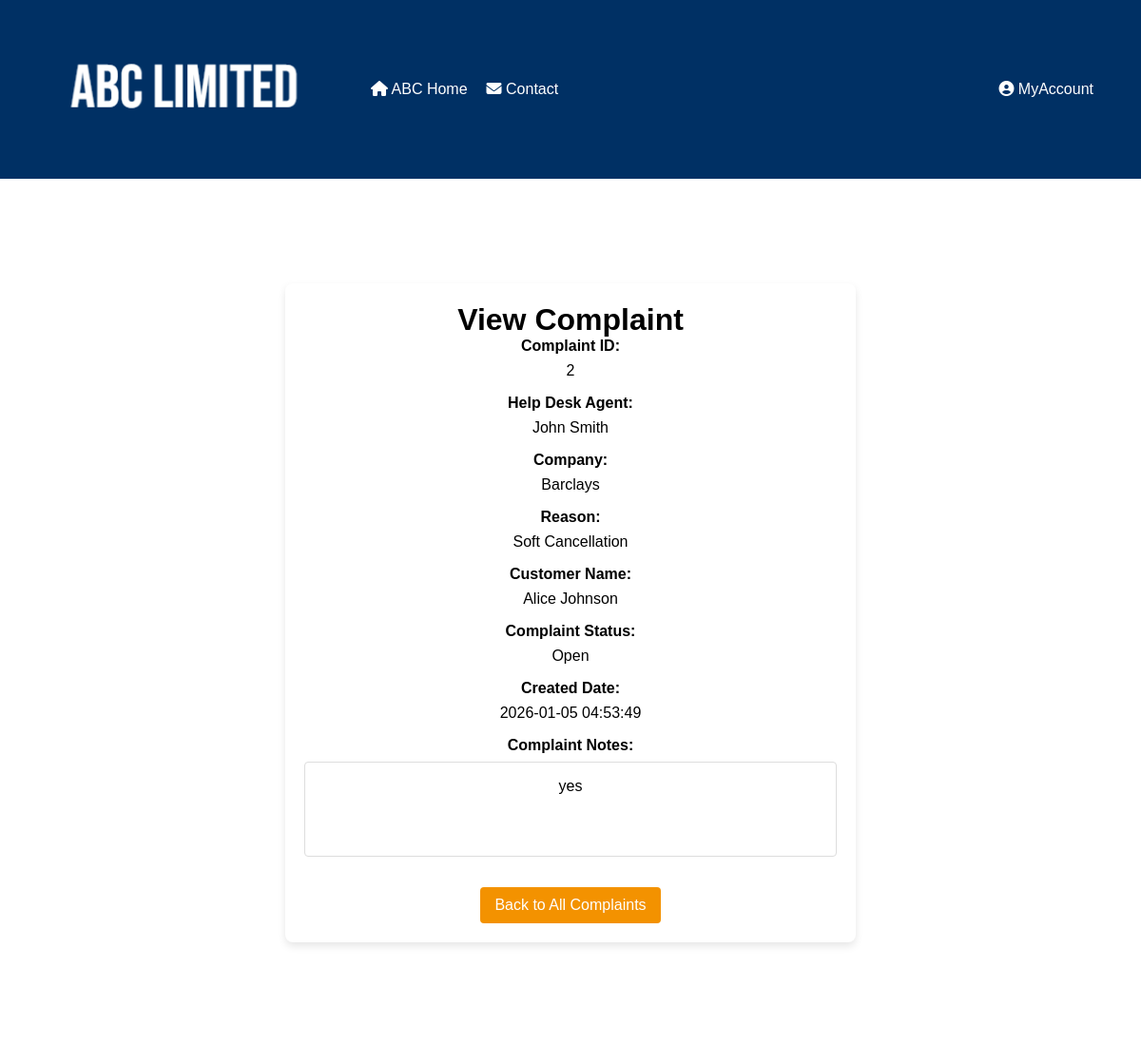
The app's page /php/ViewComplaint.php?uid=2, older data.
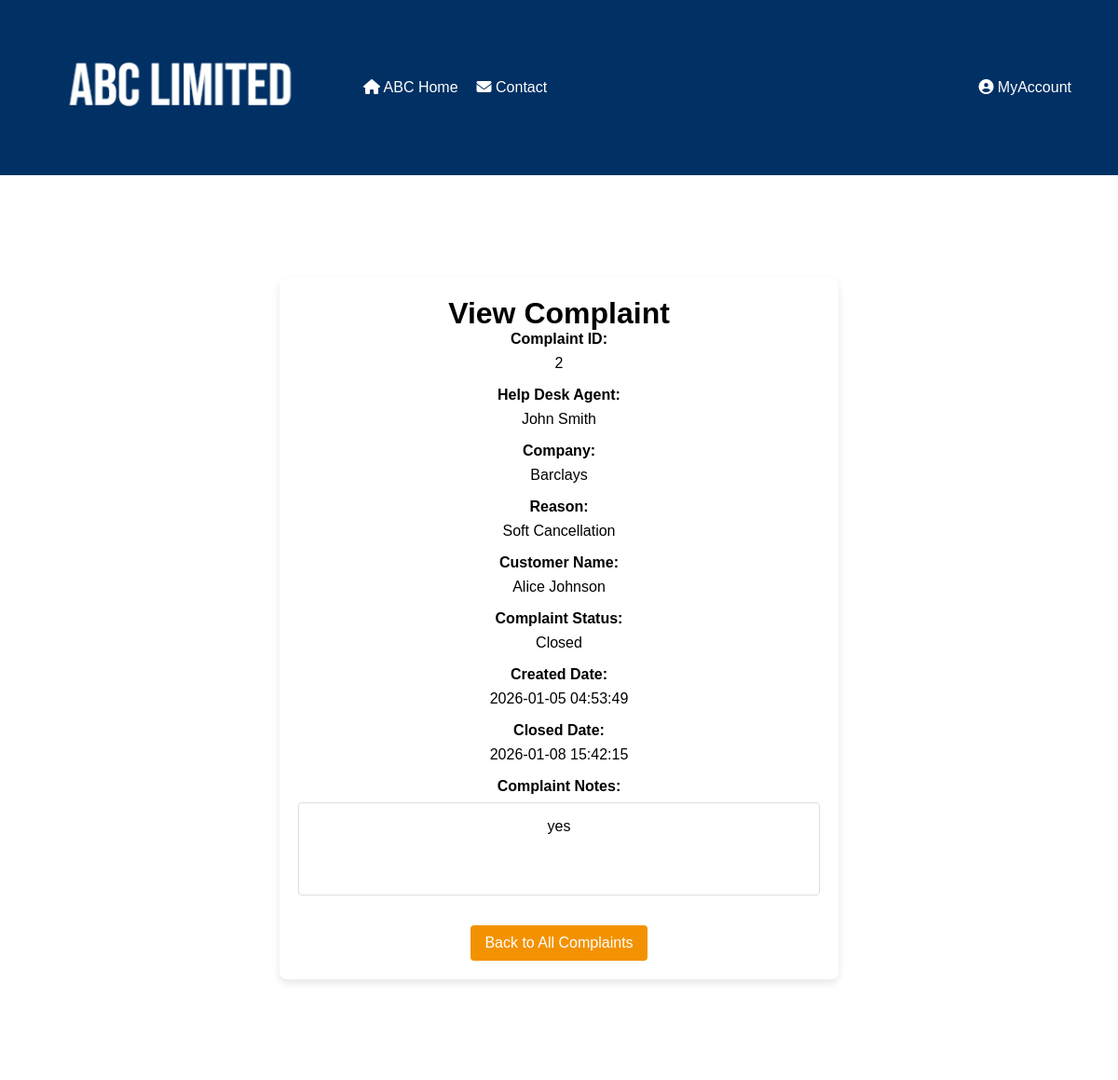
The same page, newer data.
### tables this page shows
CREATE TABLE "complaints" (
	"complaintID"	INTEGER,
	"userID"	INT NOT NULL,
	"companyID" INT NOT NULL,
	"reasonID"	INT NOT NULL,
	"description"	TEXT NOT NULL,
	"status"	INT NOT NULL CHECK("status" IN (0, 1)),
	"created"	TEXT CHECK("created" GLOB '????-??-?? ??:??:??'),
	"closed"	TEXT CHECK(("status" = 1 AND "closed" IS NULL) OR ("status" = 0 AND "closed" GLOB '????-??-?? ??:??:??')),
	"customerID"	INTEGER,
	PRIMARY KEY("complaintID" AUTOINCREMENT),
	FOREIGN KEY("customerID") REFERENCES "customers"("customerID") ON UPDATE CASCADE ON DELETE CASCADE,
	FOREIGN KEY("reasonID") REFERENCES "reasons"("reasonID") ON UPDATE CASCADE ON DELETE CASCADE,
	FOREIGN KEY("userID") REFERENCES "users"("userID") ON UPDATE CASCADE ON DELETE CASCADE,
	FOREIGN KEY("companyID") REFERENCES "company" ("companyID") ON UPDATE CASCADE ON DELETE CASCADE
);

CREATE TABLE "company" (
	"companyID"	INTEGER,
	"companyName"	TEXT NOT NULL,
	PRIMARY KEY("companyID" AUTOINCREMENT)
);

CREATE TABLE "reasons" (
	"reasonID"	INTEGER,
	"reason"	TEXT NOT NULL UNIQUE,
	PRIMARY KEY("reasonID")
);

CREATE TABLE "customers" (
	"customerID"	INTEGER,
	"name"	TEXT NOT NULL,
	"email"	TEXT NOT NULL CHECK("email" LIKE '%_@_%._%'),
	"password"	TEXT NOT NULL,
	PRIMARY KEY("customerID" AUTOINCREMENT)
);

### php/ViewComplaint.php (the view, shortened to what this page needs)
<?php
$complaintID = isset($_GET['uid']) ? $_GET['uid'] : null;
$complaintData = null;
$db = new SQLite3('../data/ABC_DBA.db');
if ($complaintID) {
    $stmt = $db->prepare("SELECT c.*,
                    co.companyName AS company_name,
                    r.reason AS reason_name,
                    cu.name AS customer_name,
                    u.fname || ' ' || u.lname AS user_name,
                    CASE WHEN c.status = 1 THEN 'Open' ELSE 'Closed' END AS status_text
                FROM complaints c
                LEFT JOIN reasons r ON c.reasonID = r.reasonID
                LEFT JOIN company co ON c.companyID = co.companyID
                LEFT JOIN customers cu ON c.customerID = cu.customerID
                LEFT JOIN users u ON c.userID = u.userID
                WHERE c.complaintID = :complaintID");
    $stmt->bindValue(':complaintID', $complaintID, SQLITE3_INTEGER);
    $result = $stmt->execute();
    $complaintData = $result->fetchArray(SQLITE3_ASSOC);
}
?>
<!DOCTYPE html>
<html lang="en">
<head>
    <link rel="stylesheet" href="../css/EditComplaint.css">
    <link
    rel="stylesheet"
    href="https://cdnjs.cloudflare.com/ajax/libs/font-awesome/6.2.1/css/all.min.css"
  />
</head>
<body>
<header>
        <a href="Homepage.php"><img class="logo" src="../abc.png" alt="ABC Logo"></a>
        <nav>
            <ul class="left-menu">
                <li><a href="Homepage.php"><i class="fa-solid fa-house"></i> ABC Home</a></li>
                <li><a href="../html/Contact.html"><i class="fa-solid fa-envelope"></i> Contact</a></li>
            </ul>
            <ul class="right-menu">
                <li class="dropdown">
                    <a href="javascript:void(0)" class="dropbtn"><i class="fa-solid fa-circle-user"></i> MyAccount</a>
                </li>
            </ul>
        </nav>
    </header>
    <main>
        <div class="container">
            <h1>View Complaint</h1>
            <?php if ($complaintData): ?>
                <div id="viewComplaintForm">
                    <div class="form-group">
                        <label>Complaint ID:</label>
                        <p><?php echo $complaintData['complaintID']; ?></p>
                    </div>
                    <div class="form-group">
                        <label>Help Desk Agent:</label>
                        <p><?php echo $complaintData['user_name']; ?></p>
                    </div>
                    <div class="form-group">
                        <label>Company:</label>
                        <p><?php echo $complaintData['company_name']; ?></p>
                    </div>
                    <div class="form-group">
                        <label>Reason:</label>
                        <p><?php echo $complaintData['reason_name']; ?></p>
                    </div>
                    <div class="form-group">
                        <label>Customer Name:</label>
                        <p><?php echo $complaintData['customer_name']; ?></p>
                    </div>
                    <div class="form-group">
                        <label>Complaint Status:</label>
                        <p><?php echo $complaintData['status_text']; ?></p>
                    </div>
                    <div class="form-group">
                        <label>Created Date:</label>
                        <p><?php echo $complaintData['created']; ?></p>
                    </div>
                    <?php if ($complaintData['closed']): ?>
                    <div class="form-group">
                        <label>Closed Date:</label>
                        <p><?php echo $complaintData['closed']; ?></p>
                    </div>
                    <?php endif; ?>
                    <div class="form-group">
                        <label>Complaint Notes:</label>
                        <div class="notes-container">
                            <?php echo nl2br(htmlspecialchars($complaintData['description'])); ?>
                        </div>
                    </div>
                    <a href="ViewAllComplaints.php" class="button">Back to All Complaints</a>
                </div>
            <?php else: ?>
                <p>No complaint found or invalid complaint ID.</p>
                <a href="ViewAllComplaints.php">Back to All Complaints</a>
            <?php endif; ?>
        </div>
    </main>
</body>
</html>

Row changes from the older to the newer data that the page shows:
changed complaints "yes": closed (not shown) → "2026-01-08 15:42:15"
Text that changed along with them:
$complaintData['status_text']: "Open" → "Closed"
text now shown: "Closed Date:"
